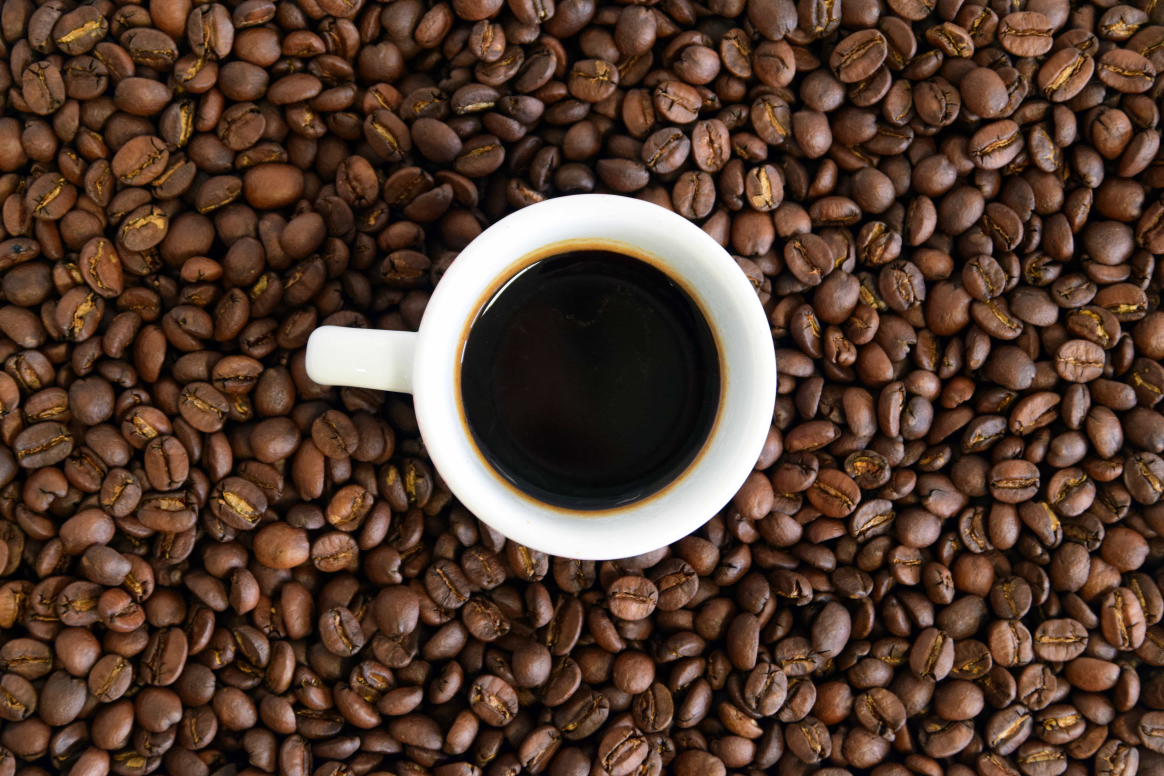
#> input picture WEB_POE/images/Americano.jpg, 5820 x 3880 px (shown at 1/5 size); its folder holds only this picture in this run
$ python resize-images.py
#> lines starting #> are read from the running program, lines starting #| are printed output that depends on the picture
"""
resize-images.py – generates the responsive image versions used by srcset / <picture>.

For every image in the images/ folder (e.g. Espresso.jpg) it creates:
    Espresso-400.jpg   Espresso-800.jpg   (Espresso-1200.jpg for the large images)
    Espresso-400.webp  Espresso-800.webp  (Espresso-1200.webp)

The original file is NEVER changed – it stays as the default `src` fallback.

How to run (once, from the project root, next to index.html):
    pip install pillow
    python resize-images.py
"""

from pathlib import Path
from PIL import Image

IMAGES_DIR = Path(__file__).parent / "images"
WIDTHS = (400, 800, 1200)          # 1200 is only used by cafe-interior.jpg
EXTENSIONS = {".jpg", ".jpeg", ".png"}


def is_generated(path: Path) -> bool:
    """True for files this script created earlier (name ends in -400, -800 or -1200)."""
    suffix = path.stem.rsplit("-", 1)[-1]
    return suffix.isdigit() and int(suffix) in WIDTHS


def main() -> None:
    if not IMAGES_DIR.exists():
        raise SystemExit(f"Folder not found: {IMAGES_DIR}")

    originals = [p for p in sorted(IMAGES_DIR.iterdir())
                 if p.suffix.lower() in EXTENSIONS and not is_generated(p)]

    if not originals:
        raise SystemExit("No images found in the images/ folder.")

    for path in originals:
        with Image.open(path) as img:
#> img is the input picture: PIL image 5820x3880 RGB; mean R, G, B 84, 60, 46.5
            img = img.convert("RGB")
            for width in WIDTHS:
                # Never upscale: small originals are simply saved at their own size
                target_w = min(width, img.width)
                target_h = round(img.height * target_w / img.width)
                resized = img.resize((target_w, target_h), Image.LANCZOS)

                resized.save(IMAGES_DIR / f"{path.stem}-{width}.jpg", "JPEG",
                             quality=82, optimize=True, progressive=True)
                resized.save(IMAGES_DIR / f"{path.stem}-{width}.webp", "WEBP",
                             quality=80, method=6)
#> this loop made 3 passes
#> pass 1, in main, `resized = img.resize((target_w, target_h), Image.LANCZOS)`:
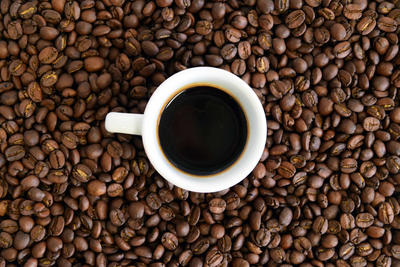
#> resized: PIL image 400x267 RGB; mean R, G, B 84, 60, 46.5
#> pass 2, in main, `resized = img.resize((target_w, target_h), Image.LANCZOS)`:
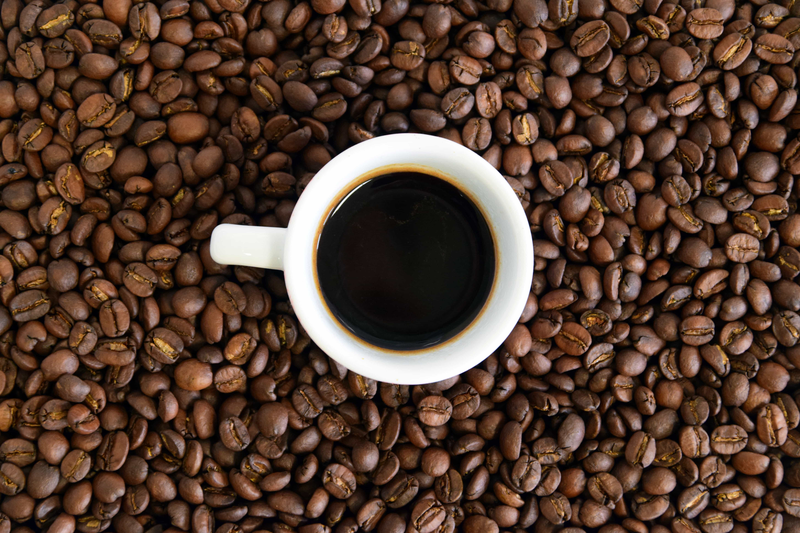
#> resized: PIL image 800x533 RGB; mean R, G, B 84, 60, 46.5
        print(f"OK  {path.name}")

    print(f"\nDone: {len(originals)} images processed.")


if __name__ == "__main__":
    main()

$ run again, on WEB_POE/images/ButterCroissant.jpg
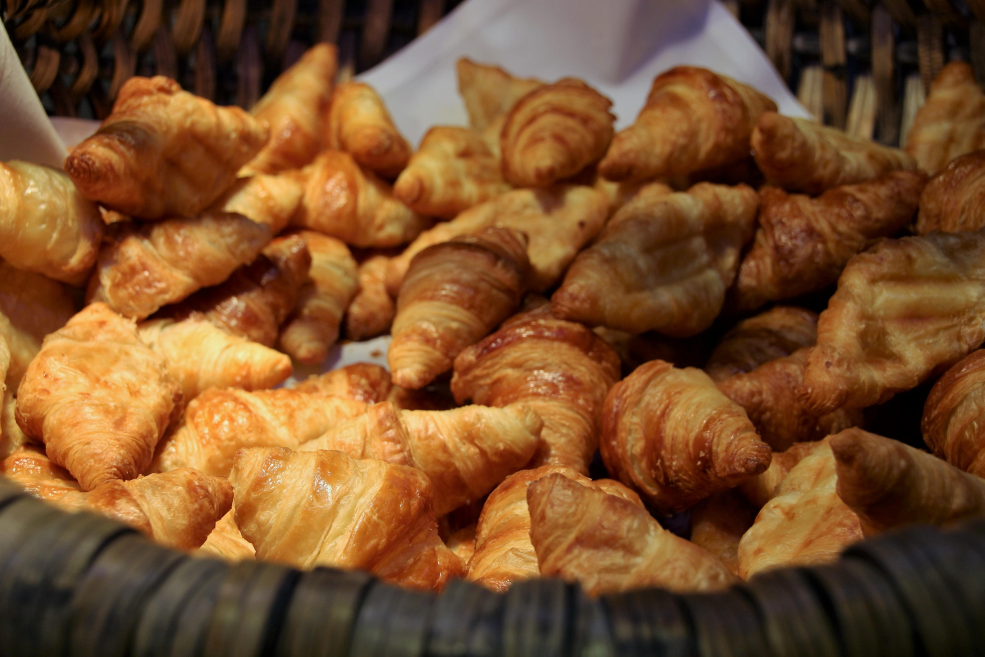
#> input picture WEB_POE/images/ButterCroissant.jpg, 4924 x 3283 px (shown at 1/5 size)
#> in main, img is the input picture: PIL image 4924x3283 RGB; mean R, G, B 120.7, 78.9, 42.9
#> the loop in main, `for width in WIDTHS:` made 3 passes
#> pass 1, in main, `resized = img.resize((target_w, target_h), Image.LANCZOS)`:
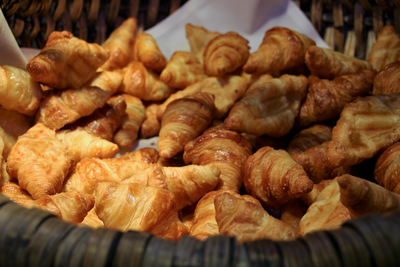
#> resized: PIL image 400x267 RGB; mean R, G, B 120.7, 78.9, 42.9

$ run again, on WEB_POE/images/Cappuccino.jpg
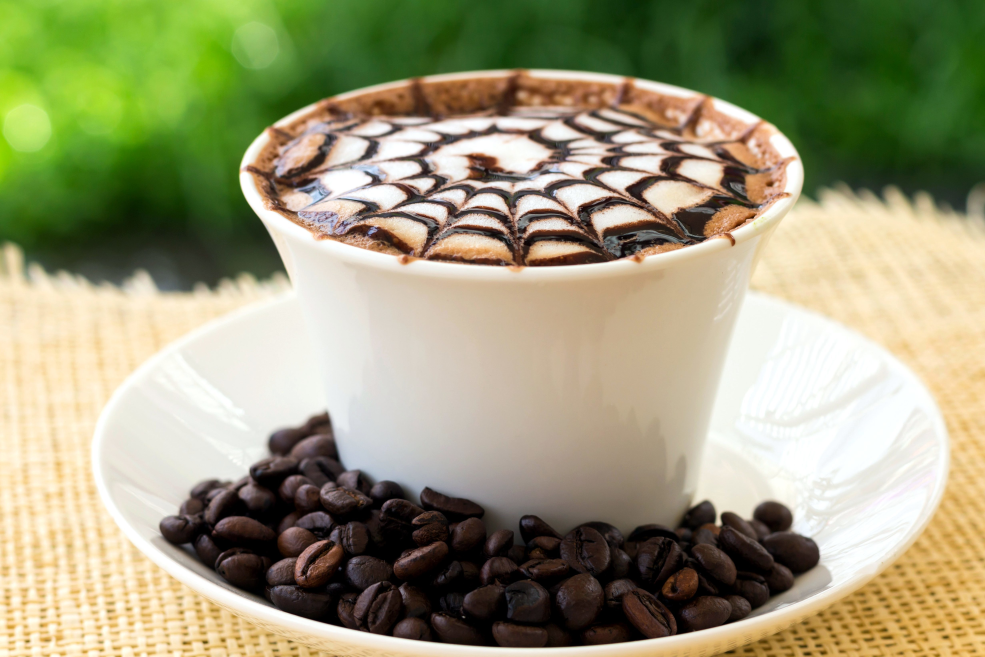
#> input picture WEB_POE/images/Cappuccino.jpg, 4924 x 3283 px (shown at 1/5 size)
#> in main, img is the input picture: PIL image 4924x3283 RGB; mean R, G, B 155.5, 154.1, 120
#> the loop in main, `for width in WIDTHS:` made 3 passes
#> pass 1, in main, `resized = img.resize((target_w, target_h), Image.LANCZOS)`:
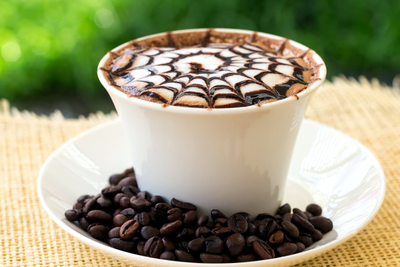
#> resized: PIL image 400x267 RGB; mean R, G, B 155.5, 154.1, 120
#> pass 2, in main, `resized = img.resize((target_w, target_h), Image.LANCZOS)`:
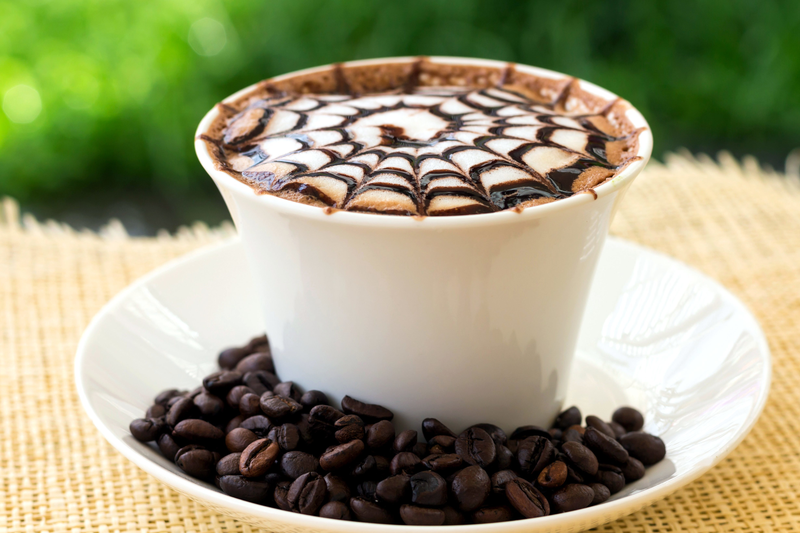
#> resized: PIL image 800x533 RGB; mean R, G, B 155.5, 154.1, 120

$ run again, on WEB_POE/images/AvocadoToast.jpg
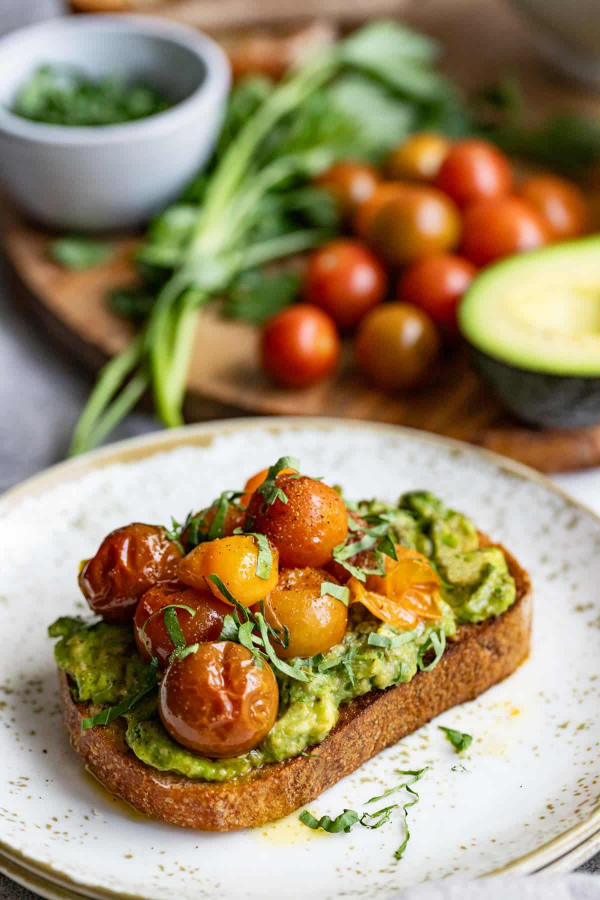
#> input picture WEB_POE/images/AvocadoToast.jpg, 1200 x 1800 px (shown at 1/2 size)
#> in main, img is the input picture: PIL image 1200x1800 RGB; mean R, G, B 157.2, 138.3, 103.9
#> the loop in main, `for width in WIDTHS:` made 3 passes
#> pass 1, in main, `resized = img.resize((target_w, target_h), Image.LANCZOS)`:
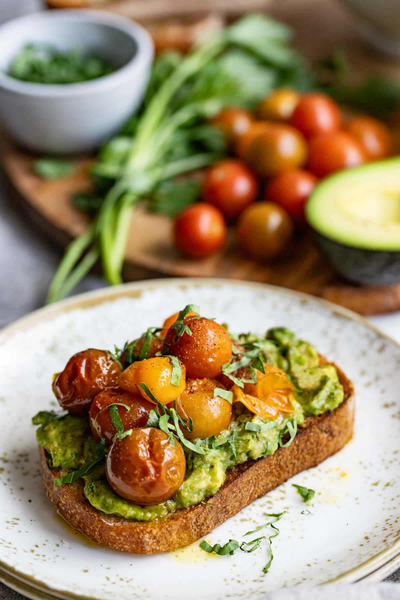
#> resized: PIL image 400x600 RGB; mean R, G, B 157.2, 138.3, 104
